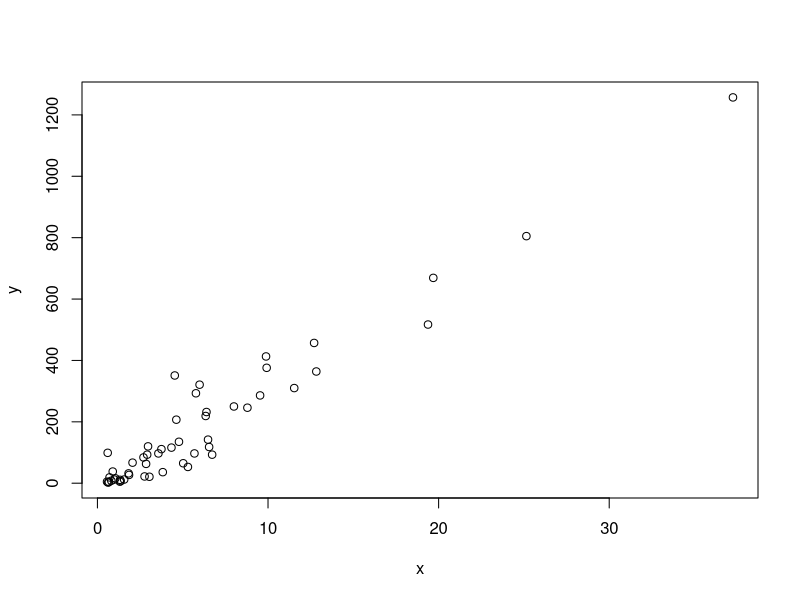
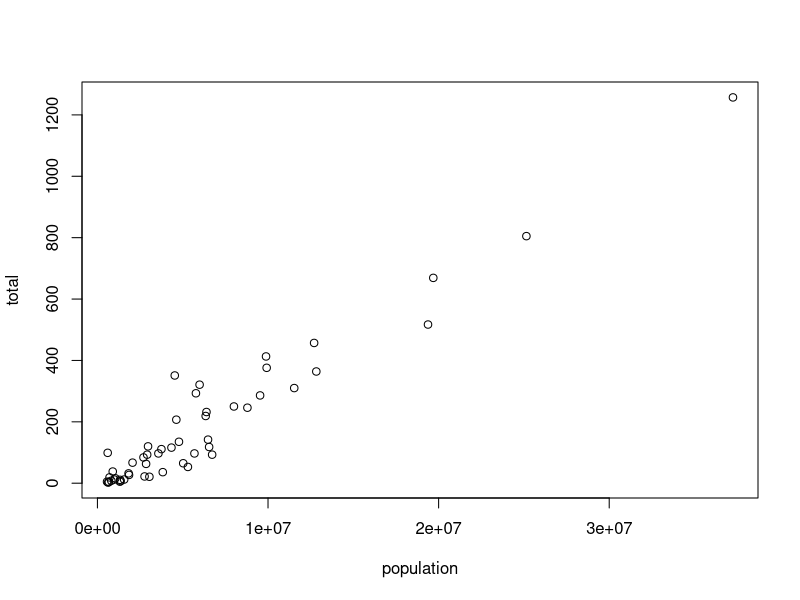
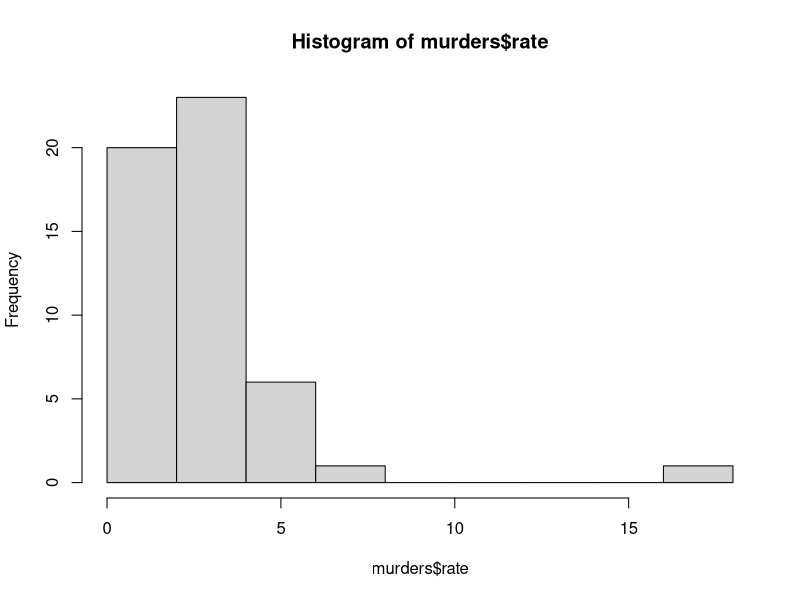
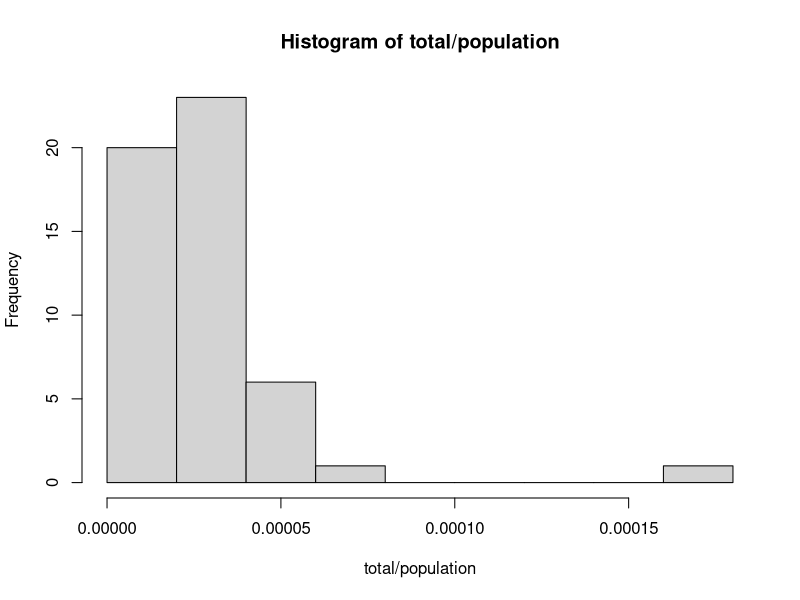
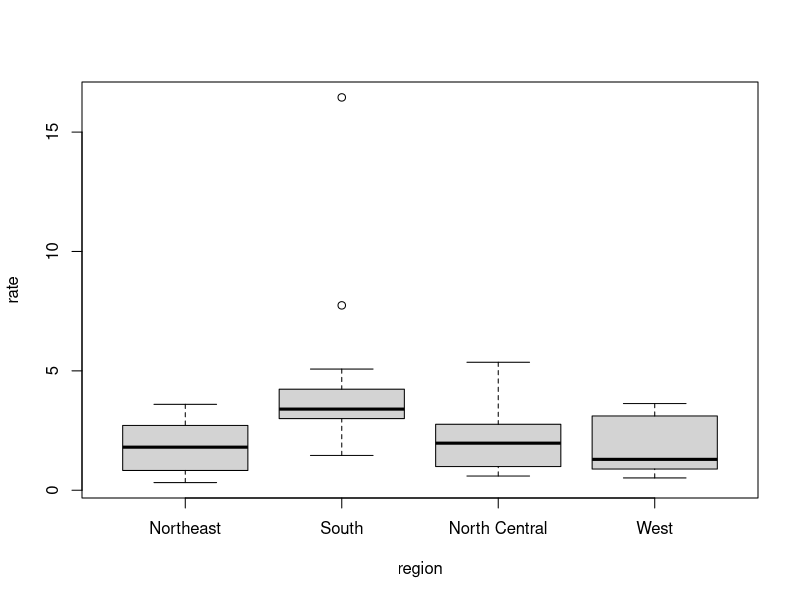
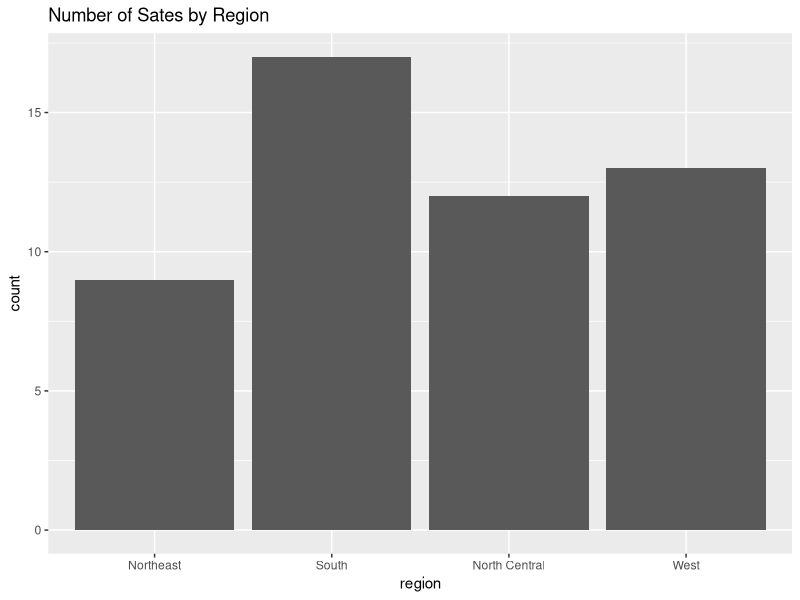
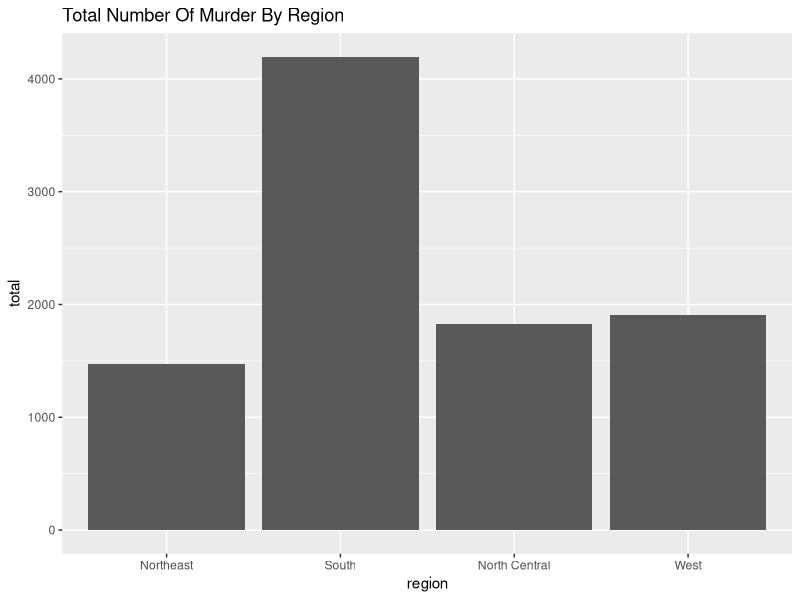
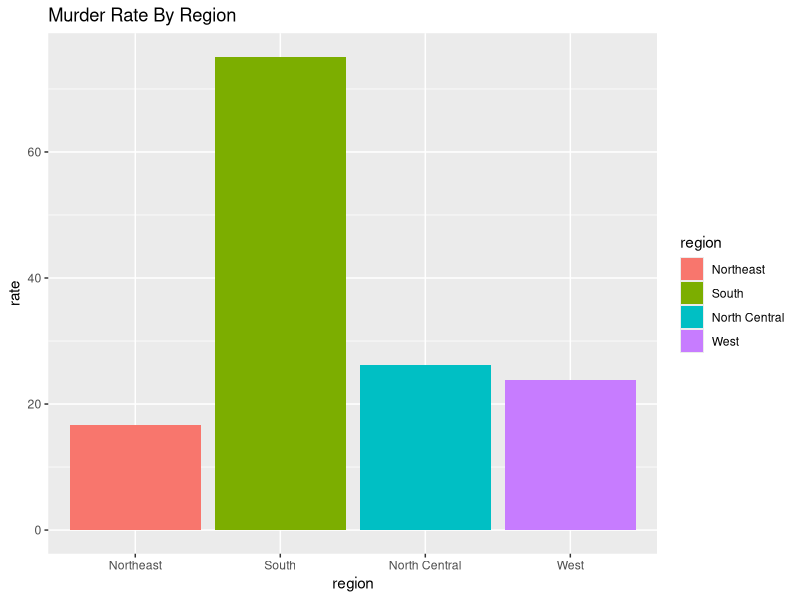

Reproduce these figures in R, in order.
# 3.3 Basic Plots
# library(dplyr)
library(dslabs)
data("murders")
library(tidyverse)
#.................plot.................

# let us create a simple scatterplot of total murders versus population
x <- murders$population /10^6
y <- murders$total
plot(x, y)
# For a quick plot that avoids accessing variables twice, 
# we can use the with function:
with(murders, plot(population, total))
# The function with lets us use the murders column names in the plot function. 
# It also works with any data frames and any function.

#.................hist.................

# to plot a histogram of murder rates
# remember that we used mutate function to create murder rate on the murders dataset
murders <- mutate(murders, rate = total / population * 100000)
z <- mutate(murders, rate = total / population * 100000)
B<- mutate(murders, B = total / population * 100000)
view(murders)
view(B)
# we can simply use the hist function to plot the histogram
hist(murders$rate)
# we can also use the function with to plot the hist
with(murders, hist(total/population ))
# looking at the histogram, We can see that there is a wide range of values 
# with most of them between 2 and 3 and one very extreme case with 
# a murder rate of more than 15:
# To identify which state has the maximum murder rate use the function max 
max(murders$rate)
# we can subset the state column by the output of which.max

which.max(murders$rate)
# the index of the maximum of murders$rate is 9
murders$state[9]
# the state at the index 9 
# (the state with maximum murder rate) is"District of Columbia"
# we can also use a function in a function to do the same thing
murders$state[which.max(murders$rate)]

#.................boxplots.................

# boxplots of murder rates by region


boxplot(rate~region, data = murders)

# Beyond the basics
install.packages(tidyverse)
## using packages 
library(tidyverse)
#library(dplyr)
library(ggplot2)
# to create a bar chart showing Number of Sates by Region
ggplot(murders,aes(x=region)) + geom_bar() +ggtitle("Number of Sates by Region")
# to create a bar chart showing Total Number Of Murder By Region
ggplot(murders,aes(x=region,y=total))+ geom_bar(stat ="identity")+ggtitle("Total Number Of Murder By Region")
# to create a bar chart showing Murder Rate By Region
ggplot(murders,aes(x=region,y=rate,fill=region))+ geom_bar(stat ="identity")+ggtitle("Murder Rate By Region") 
# to create a bar chart showing Murder Rate By Region(switch x& y values)
ggplot(murders,aes(x=rate,y=region,fill=region))+ geom_bar(stat ="identity")+ggtitle("Murder Rate By Region") 
